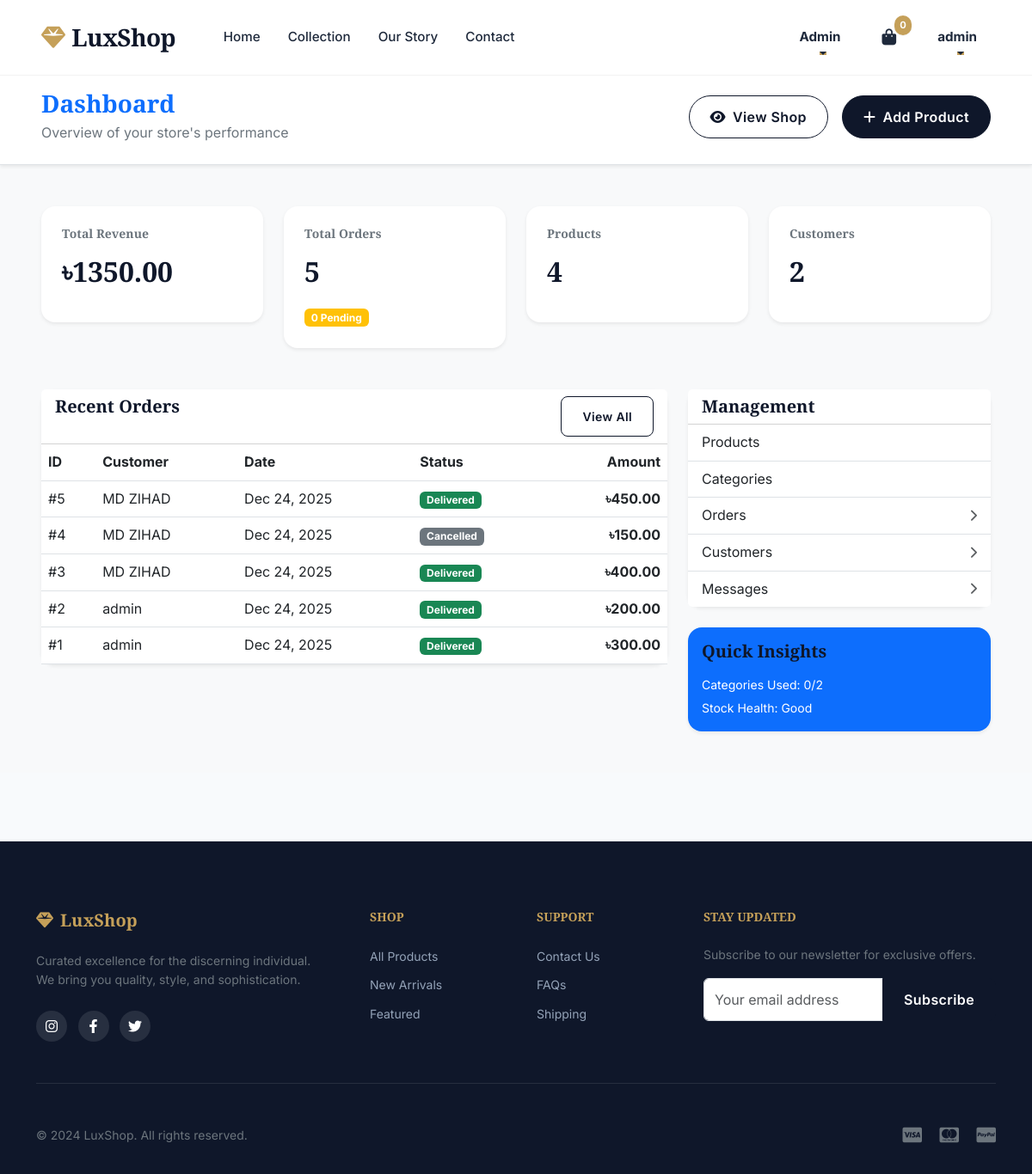
Page /admin-panel/dashboard/ (signed in) on the earlier database version.
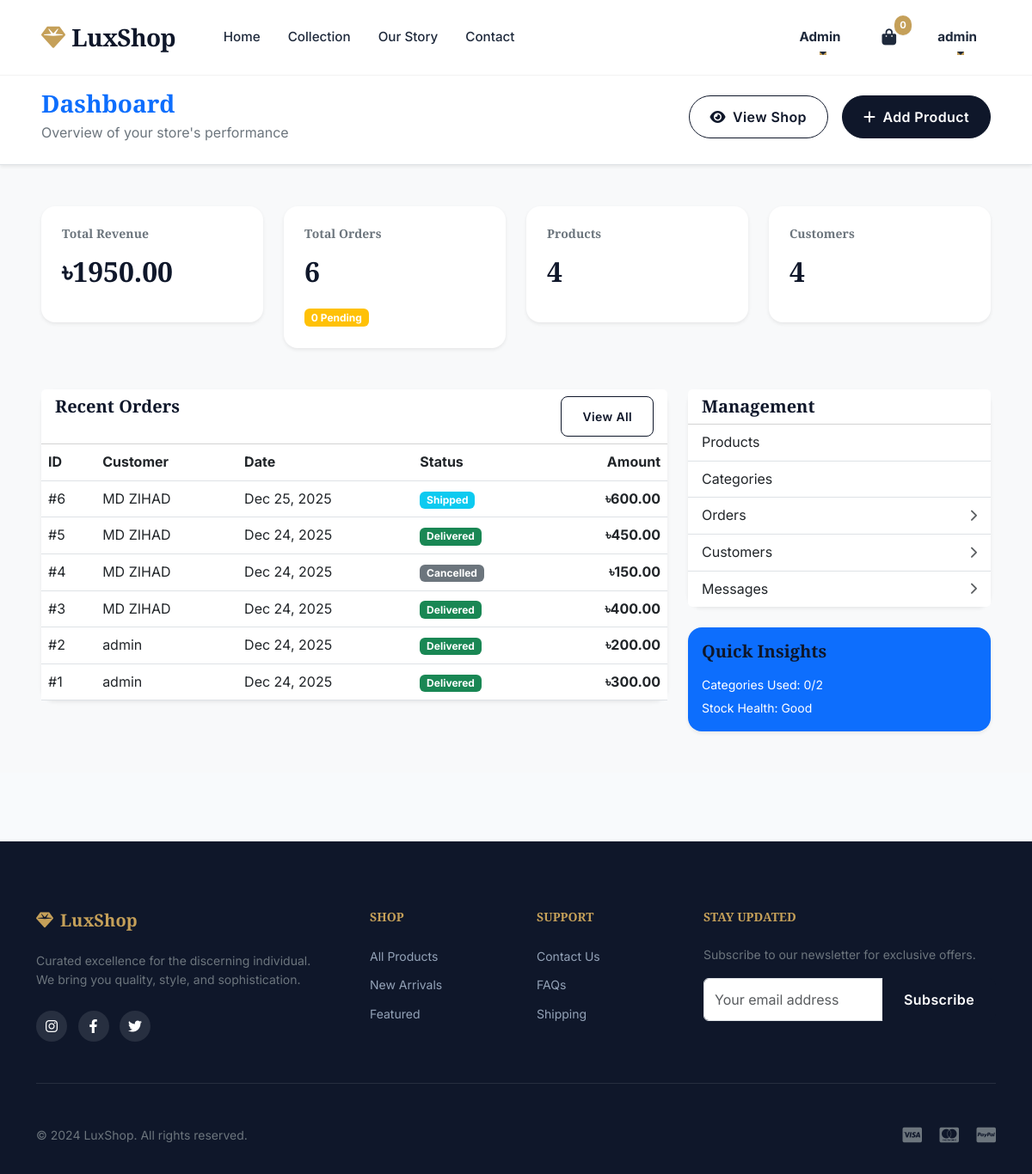
Same page on the later database version.
### myapp/models.py (models this page shows, shortened)
class Order(models.Model):
    STATUS_CHOICES = [
        ('pending', 'Pending'),
        ('processing', 'Processing'),
        ('shipped', 'Shipped'),
        ('delivered', 'Delivered'),
        ('cancelled', 'Cancelled'),
    ]
    user = models.ForeignKey(User, on_delete=models.CASCADE)
    order_number = models.CharField(max_length=20, unique=True, blank=True)
    total_amount = models.DecimalField(max_digits=10, decimal_places=2)
    status = models.CharField(max_length=10, choices=STATUS_CHOICES, default='pending')
    payment_method = models.CharField(max_length=20, choices=[('cod', 'Cash on Delivery')])
    payment_status = models.CharField(max_length=20, choices=[('pending', 'Pending'), ('completed', 'Completed'), ('failed', 'Failed')], default='pending')
    shipping_address = models.TextField()
    phone = models.CharField(max_length=15)
    created_at = models.DateTimeField(auto_now_add=True)
    updated_at = models.DateTimeField(auto_now=True)

### myapp/views.py (the view)
# urls.py: path('admin-panel/dashboard/', views.admin_dashboard, name='admin_dashboard'),
@admin_required
def admin_dashboard(request):
    total_products = Product.objects.count()
    total_orders = Order.objects.count()
    total_users = User.objects.count()
    total_categories = Category.objects.count()
    pending_orders = Order.objects.filter(status='pending').count()
    total_revenue = Order.objects.filter(status__in=['shipped', 'delivered']).aggregate(
        total=Sum('total_amount')
    )['total'] or 0
    recent_orders = Order.objects.select_related('user').order_by('-created_at')[:10]
    context = {
        'total_products': total_products,
        'total_orders': total_orders,
        'total_users': total_users,
        'total_categories': total_categories,
        'pending_orders': pending_orders,
        'total_revenue': total_revenue,
        'recent_orders': recent_orders,
    }
    return render(request, 'admin/dashboard.html', context)

### myapp/views.py (called while the page is built)
def admin_required(view_func):
    @wraps(view_func)
    def _wrapped_view(request, *args, **kwargs):
        if not request.user.is_authenticated or request.user.userprofile.role != 'admin':
            messages.error(request, 'Access denied. Admin privileges required.')
            return redirect('home')
        return view_func(request, *args, **kwargs)
    return _wrapped_view

### myapp/templates/admin/dashboard.html (shortened to what the changed rows need)
{% extends 'base.html' %}
{% load static %}
{% block content %}
<div class="bg-light pb-5">
    <div class="bg-white border-bottom py-4 mb-5 shadow-sm">
        <div class="container-fluid px-lg-5 d-flex justify-content-between align-items-center">
            <div>
                <h1 class="h3 fw-bold text-primary mb-1">Dashboard</h1>
            </div>
        </div>
    </div>
    <div class="container-fluid px-lg-5">
        <div class="row g-4 mb-5">
            <div class="col-xl-3 col-md-6">
                <div class="stat-card bg-white p-4 rounded-4 shadow-sm">
                    <h6 class="text-secondary small fw-bold">Total Revenue</h6>
                    <h2 class="fw-bold">
                        ৳{{ total_revenue|default:0|floatformat:2 }}
                    </h2>
                </div>
            </div>
            <div class="col-xl-3 col-md-6">
                <div class="stat-card bg-white p-4 rounded-4 shadow-sm">
                    <h6 class="text-secondary small fw-bold">Total Orders</h6>
                    <h2 class="fw-bold">{{ total_orders|default:0 }}</h2>
                    <span class="badge bg-warning mt-2">
                        {{ pending_orders|default:0 }} Pending
                    </span>
                </div>
            </div>
            <div class="col-xl-3 col-md-6">
                <div class="stat-card bg-white p-4 rounded-4 shadow-sm">
                    <h2 class="fw-bold">{{ total_products|default:0 }}</h2>
                </div>
            </div>
            <div class="col-xl-3 col-md-6">
                <div class="stat-card bg-white p-4 rounded-4 shadow-sm">
                    <h6 class="text-secondary small fw-bold">Customers</h6>
                    <h2 class="fw-bold">{{ total_users|default:0 }}</h2>
                </div>
            </div>
        </div>
        <div class="row g-4">
            <div class="col-lg-8">
                <div class="card border-0 shadow-sm rounded-4">
                    <div class="table-responsive">
                        <table class="table align-middle mb-0">
                            <thead class="bg-light">
                                <tr>
                                    <th>ID</th>
                                    <th>Customer</th>
                                    <th>Date</th>
                                    <th>Status</th>
                                    <th class="text-end">Amount</th>
                                </tr>
                            </thead>
                            <tbody>
                                {% if recent_orders %}
                                {% for order in recent_orders %}
                                <tr>
                                    <td>#{{ order.id }}</td>
                                    <td>
                                        {% if order.user %}
                                        {% firstof order.user.first_name order.user.username %}
                                        {% else %}
                                        Guest
                                        {% endif %}
                                    </td>
                                    <td>{{ order.created_at|date:"M d, Y" }}</td>
                                    <td>
                                        {% if order.status == 'delivered' %}
                                        <span class="badge bg-success">Delivered</span>
                                        {% elif order.status == 'pending' %}
                                        <span class="badge bg-warning">Pending</span>
                                        {% elif order.status == 'shipped' %}
                                        <span class="badge bg-info">Shipped</span>
                                        {% else %}
                                        <span class="badge bg-secondary">
                                            {{ order.status|default:"Unknown"|title }}
                                        </span>
                                        {% endif %}
                                    </td>
                                    <td class="text-end fw-bold">
                                        ৳{{ order.total_amount|default:0 }}
                                    </td>
                                </tr>
                                {% endfor %}
                                {% else %}
                                <tr>
                                    <td colspan="5" class="text-center py-5 text-muted">
                                        No recent orders found
                                    </td>
                                </tr>
                                {% endif %}
                            </tbody>
                        </table>
                    </div>
                </div>
            </div>
        </div>
    </div>
</div>
{% endblock %}

Differences in the rows shown:
added Order: id "6", user.first_name "MD ZIHAD", created_at "Dec 25, 2025", status "Shipped", total_amount "600.00"
Other differences:
{{ total_revenue|default:0|floatformat:2 }}: "1350.00" → "1950.00"
{{ total_orders|default:0 }}: "5" → "6"
{{ total_users|default:0 }}: "2" → "4"
